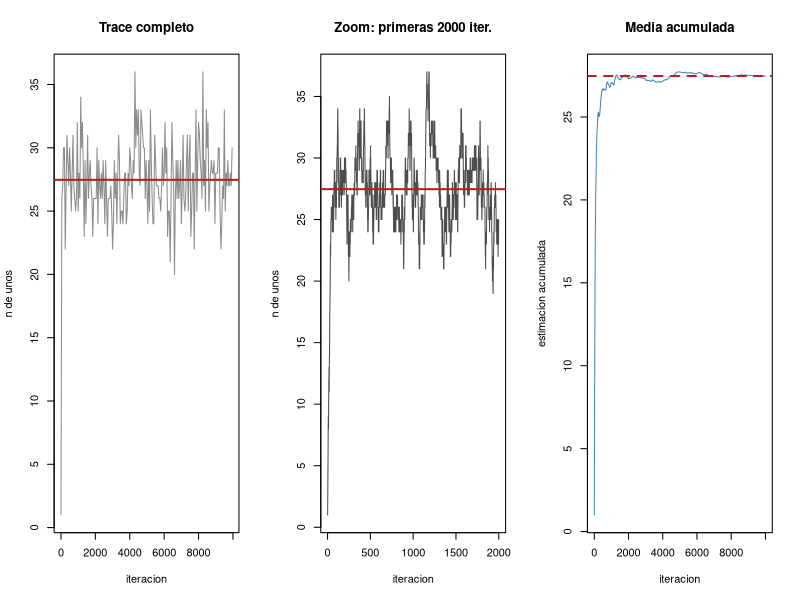
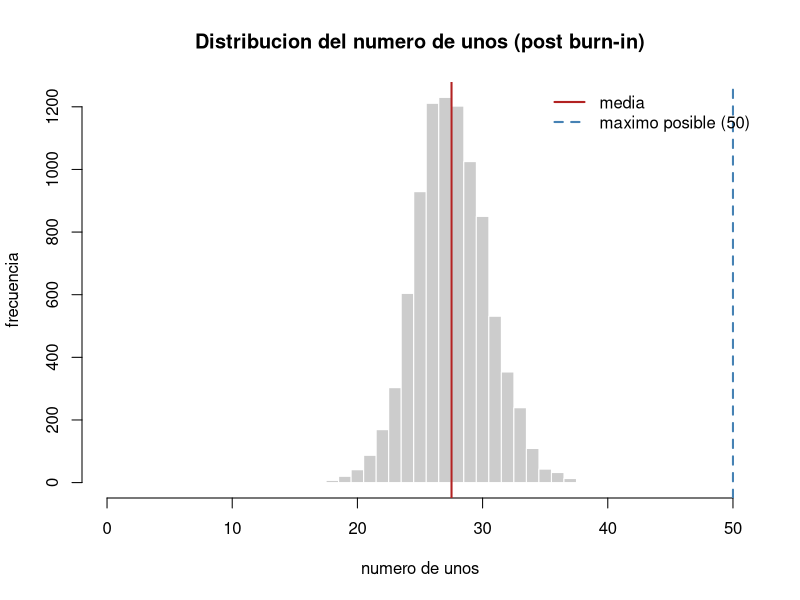

These figures' R source, in order:
# burnin.R
# Diagnostico de burn-in para el muestreador de "secuencias buenas".
# Registra el numero de unos del estado en CADA paso y lo grafica de tres formas.

adjacent_trace <- function(init, n) {
  k   <- length(init)
  new <- c(2, init, 2)
  ones <- numeric(n)                  # numero de unos reales en cada paso
  for (i in 1:n) {
    index  <- 1 + sample(1:k, 1)
    newbit <- 0 + !new[index]
    if (newbit == 0) {
      new[index] <- 0
    } else if (new[index - 1] != 1 && new[index + 1] != 1) {
      new[index] <- 1
    }
    ones[i] <- sum(new) - 4           # unos reales (sin los amortiguadores)
  }
  ones
}

set.seed(2024)
m    <- 100
ones <- adjacent_trace(rep(0, m), 10000)
mu   <- mean(ones)

op <- par(mfrow = c(1, 3))

# (a) Trace completo: a escala 1:100000 el transitorio casi no se nota
sel <- seq(1, length(ones), by = 50)          # adelgazado para que dibuje rapido
plot(sel, ones[sel], type = "l", col = "grey55",
     xlab = "iteracion", ylab = "n de unos", main = "Trace completo")
abline(h = mu, col = "firebrick", lwd = 2)

# (b) Zoom al arranque: AQUI se ve el burn-in (sube desde 0 hasta la banda ~27.6)
plot(ones[1:2000], type = "l", col = "grey30",
     xlab = "iteracion", ylab = "n de unos", main = "Zoom: primeras 2000 iter.")
abline(h = mu, col = "firebrick", lwd = 2)

# (c) Media acumulada: como se estabiliza la estimacion
run <- cumsum(ones) / seq_along(ones)
plot(run, type = "l", col = "steelblue",
     xlab = "iteracion", ylab = "estimacion acumulada", main = "Media acumulada")
abline(h = mu, col = "firebrick", lwd = 2, lty = 2)

par(op)

# --- Histograma del numero de unos (descartando el arranque) ---
burn <- 1000                       # descarta las primeras 1000 iteraciones (burn-in)
post <- ones[-(1:burn)]

hist(post, breaks = seq(min(post) - 0.5, max(post) + 0.5, by = 1),
     col = "grey80", border = "white",
     xlab = "numero de unos", ylab = "frecuencia",
     main = "Distribucion del numero de unos (post burn-in)",
     xlim = c(0, 50))
abline(v = mean(post), col = "firebrick",  lwd = 2)            # media ~27.6
abline(v = 50,         col = "steelblue", lwd = 2, lty = 2)    # maximo teorico (1010...10)
legend("topright",
       legend = c("media", "maximo posible (50)"),
       col = c("firebrick", "steelblue"), lwd = 2, lty = c(1, 2), bty = "n")
